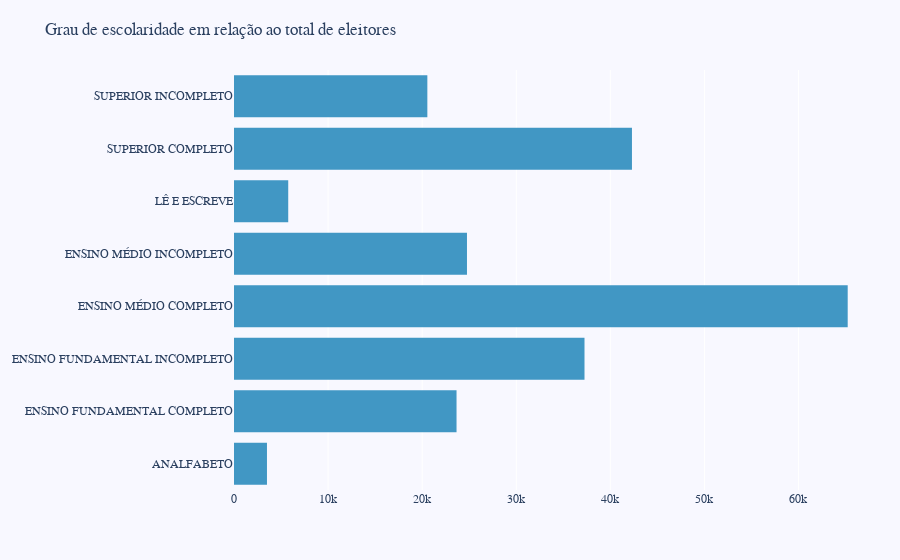

Notebook code cell kept with this figure:
### Code cell
graficoEscolaridadeQuantidade(escolaridadeGeral(sjc)).show()

### Figure 1 — Plotly figure (JSON) as saved in the notebook; plotly's stock layout.template omitted (floating-point values rounded to 4 significant figures)
{"data": [{"marker": {"color": "#4197c4", "line": {"color": "rgba(0, 0, 0, 0)", "width": 1}}, "name": "Grau de Escolaridade em quantidade", "orientation": "h", "type": "bar", "x": [3504, 23654, 37255, 65230, 24763, 5764, 42299, 20551], "y": ["ANALFABETO", "ENSINO FUNDAMENTAL COMPLETO", "ENSINO FUNDAMENTAL INCOMPLETO", "ENSINO MÉDIO COMPLETO", "ENSINO MÉDIO INCOMPLETO", "LÊ E ESCREVE", "SUPERIOR COMPLETO", "SUPERIOR INCOMPLETO"]}], "layout": {"font": {"family": "Hind", "size": 12}, "margin": {"b": 70, "l": 100, "r": 20, "t": 70}, "paper_bgcolor": "rgb(248, 248, 255)", "plot_bgcolor": "rgb(248, 248, 255)", "title": {"text": "Grau de escolaridade em relação ao total de eleitores"}, "xaxis": {"showgrid": true, "showline": false, "showticklabels": true, "zeroline": false}, "yaxis": {"showgrid": false, "showline": false, "showticklabels": true}}}
